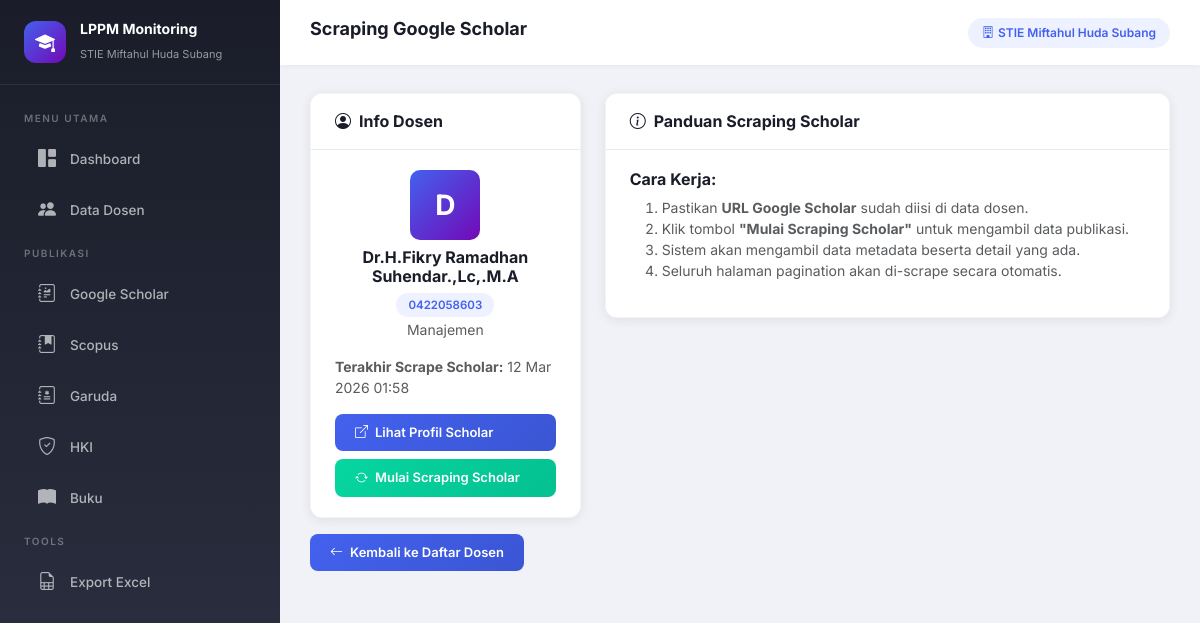
The app's page /scraping/scrape_scholar.php?id=3 with its own data.
### tables this page shows
CREATE TABLE `dosen` (
  `id` int(11) NOT NULL,
  `nama` varchar(255) NOT NULL,
  `nidn` varchar(20) NOT NULL,
  `prodi` varchar(100) NOT NULL,
  `sinta_id` varchar(50) DEFAULT NULL,
  `sinta_url` varchar(500) DEFAULT NULL,
  `scholar_url` varchar(500) DEFAULT NULL,
  `sinta_score_overall` decimal(10,2) DEFAULT 0.00,
  `sinta_score_3year` decimal(10,2) DEFAULT 0.00,
  `h_index_scopus` int(11) DEFAULT 0,
  `h_index_gs` int(11) DEFAULT 0,
  `foto` varchar(500) DEFAULT NULL,
  `last_scraped` datetime DEFAULT NULL,
  `created_at` timestamp NOT NULL DEFAULT current_timestamp(),
  `updated_at` timestamp NOT NULL DEFAULT current_timestamp() ON UPDATE current_timestamp()
);

### config/koneksi.php (called while the page is built, shortened)
<?php
$base_url = '/Scraping/sinta-monitoring';

### scraping/scrape_scholar.php (the view, shortened to what this page needs)
<?php
require_once __DIR__ . '/../config/koneksi.php';
$id = isset($_GET['id']) ? (int)$_GET['id'] : 0;
$dosen = $conn->query("SELECT * FROM dosen WHERE id = $id")->fetch_assoc();
require_once __DIR__ . '/../layout/header.php';
?>
<div class="row g-4">
    <div class="col-lg-4">
        <div class="card-custom">
            <div class="card-header-custom">
                <h5><i class="bi bi-person-circle me-2"></i>Info Dosen</h5>
            </div>
            <div class="card-body-custom">
                <div class="text-center mb-3">
                    <div class="dosen-avatar mx-auto mb-2" style="width:70px;height:70px;font-size:28px;">
                        <?= strtoupper(substr($dosen['nama'], 0, 1)) ?>
                    </div>
                    <h6 class="fw-bold mb-1"><?= htmlspecialchars($dosen['nama']) ?></h6>
                    <span class="badge-custom badge-primary"><?= $dosen['nidn'] ?></span>
                    <p class="text-muted small mt-1"><?= htmlspecialchars($dosen['prodi']) ?></p>
                </div>
                <div class="mb-3">
                    <small class="text-muted d-block mb-1"><strong>Terakhir Scrape Scholar:</strong> <?= $dosen['last_scraped'] ? date('d M Y H:i', strtotime($dosen['last_scraped'])) : 'Belum pernah' ?></small>
                </div>
                <?php if (!empty($dosen['scholar_url'])): ?>
                <a href="<?= htmlspecialchars($dosen['scholar_url']) ?>" target="_blank" class="btn btn-primary-custom w-100 mb-2">
                    <i class="bi bi-box-arrow-up-right"></i> Lihat Profil Scholar
                </a>
                <?php endif; ?>
                <button type="button" id="btnStartScrape" class="btn btn-success-custom w-100"
                    <?= (empty($dosen['scholar_url'])) ? 'disabled' : '' ?>
                    onclick="startScraping(<?= $id ?>)">
                    <i class="bi bi-arrow-repeat"></i> Mulai Scraping Scholar
                </button>
            </div>
        </div>
    </div>
    <div class="col-lg-8">
        <div class="card-custom">
            <div class="card-header-custom">
                <h5><i class="bi bi-info-circle me-2"></i>Panduan Scraping Scholar</h5>
            </div>
            <div class="card-body-custom">
                <div class="mb-3">
                    <h6 class="fw-bold">Cara Kerja:</h6>
                    <ol class="small text-muted">
                        <li>Pastikan <strong>URL Google Scholar</strong> sudah diisi di data dosen.</li>
                        <li>Klik tombol <strong>"Mulai Scraping Scholar"</strong> untuk mengambil data publikasi.</li>
                        <li>Sistem akan mengambil data metadata beserta detail yang ada.</li>
                        <li>Seluruh halaman pagination akan di-scrape secara otomatis.</li>
                    </ol>
                </div>
            </div>
        </div>
    </div>
</div>
<div class="mt-3">
    <a href="<?= $base_url ?>/dosen/dosen.php" class="btn btn-primary-custom">
        <i class="bi bi-arrow-left"></i> Kembali ke Daftar Dosen
    </a>
</div>
<?php require_once __DIR__ . '/../layout/footer.php'; ?>

### assets/css/style.css (style rules this page uses)
:root { --primary: #4361ee; --primary-dark: #3a56d4; --primary-light: #eef1ff; --secondary: #7209b7; --accent: #f72585; --success: #06d6a0; --warning: #ffd166; --danger: #ef476f; --info: #118ab2; --dark: #1a1d29; --dark-2: #2d3142; --gray: #6c757d; --gray-light: #e9ecef; --bg-body: #f0f2f8; --bg-card: #ffffff; --sidebar-width: 280px; --header-height: 65px; --border-radius: 12px; --shadow: 0 2px 12px rgba(0,0,0,0.08); --shadow-hover: 0 8px 25px rgba(0,0,0,0.12); --transition: all 0.3s cubic-bezier(0.25, 0.8, 0.25, 1); }
* { margin: 0; padding: 0; box-sizing: border-box; }
body { font-family: 'Inter', sans-serif; background: var(--bg-body); color: var(--dark); min-height: 100vh; overflow-x: hidden; }
.card-custom { background: var(--bg-card); border-radius: var(--border-radius); box-shadow: var(--shadow); border: 1px solid rgba(0,0,0,0.04); overflow: hidden; }
.card-custom .card-header-custom { padding: 18px 24px; border-bottom: 1px solid var(--gray-light); display: flex; align-items: center; justify-content: space-between; flex-wrap: wrap; gap: 10px; }
.card-custom .card-header-custom h5 { font-size: 16px; font-weight: 700; margin: 0; }
.card-custom .card-body-custom { padding: 20px 24px; }
.btn-primary-custom { background: linear-gradient(135deg, var(--primary), var(--primary-dark)); border: none; color: #fff; padding: 9px 20px; border-radius: 8px; font-size: 13px; font-weight: 600; transition: var(--transition); display: inline-flex; align-items: center; gap: 7px; }
.btn-success-custom { background: linear-gradient(135deg, var(--success), #05c090); border: none; color: #fff; padding: 9px 20px; border-radius: 8px; font-size: 13px; font-weight: 600; transition: var(--transition); display: inline-flex; align-items: center; gap: 7px; }
.badge-custom { padding: 5px 12px; border-radius: 20px; font-size: 11.5px; font-weight: 600; }
.badge-primary { background: var(--primary-light); color: var(--primary); }
.dosen-avatar { width: 40px; height: 40px; border-radius: 10px; background: linear-gradient(135deg, var(--primary), var(--secondary)); color: #fff; display: flex; align-items: center; justify-content: center; font-weight: 700; font-size: 16px; flex-shrink: 0; }

### records on screen
dosen: nama "D", nama "Dr.H.Fikry Ramadhan Suhendar.,Lc,.M.A", nidn "0422058603", prodi "Manajemen", last_scraped "12 Mar 2026 01:58"

### other values on screen
$institusi "STIE Miftahul Huda Subang"
$page_title "Scraping Google Scholar"
